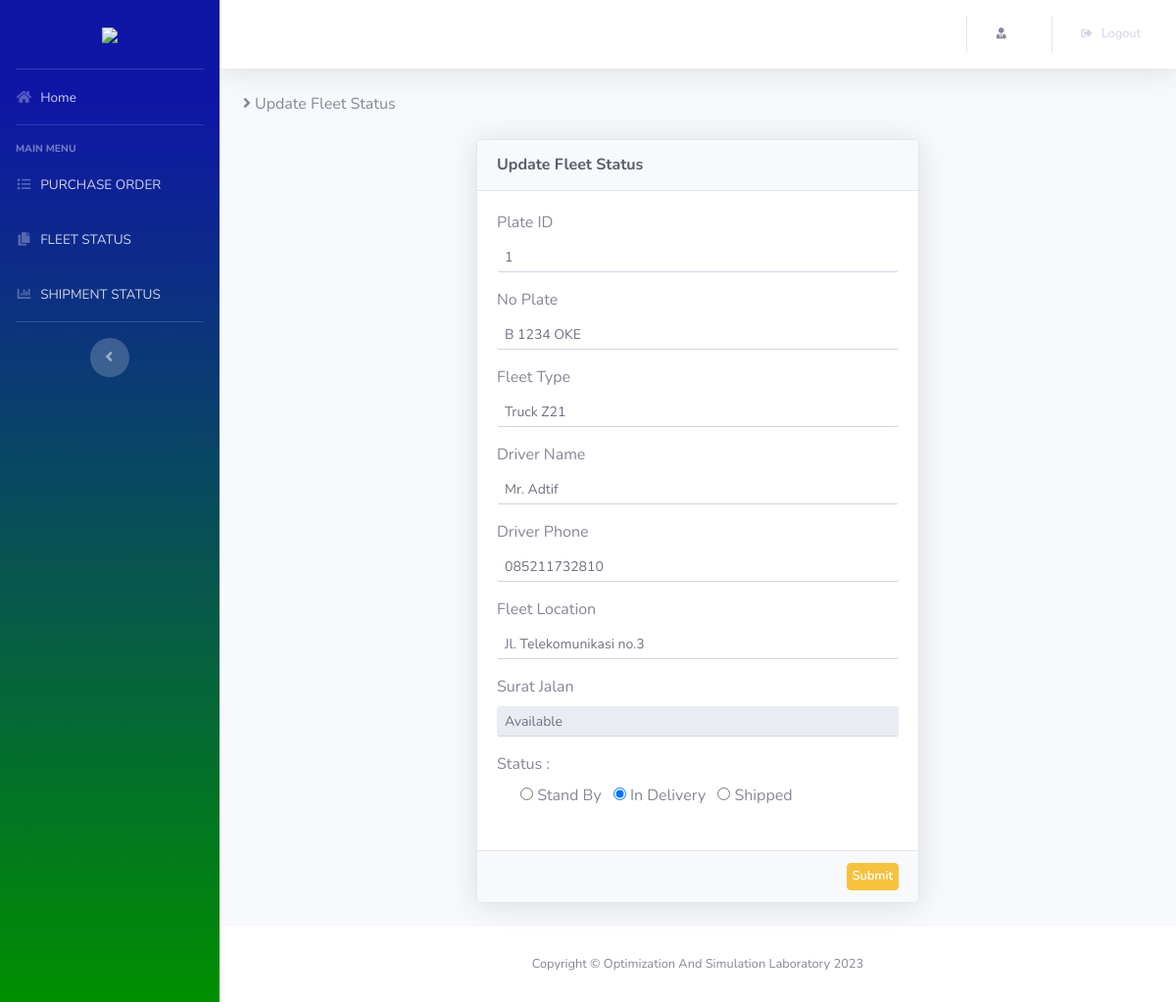
Screenshot of /views/user/transporter/update_fleet_status.php?id=1 with the database file from the repository.
### tables this page shows
CREATE TABLE `fleet_status` (
  `plate_id` int(20) NOT NULL,
  `no_plate` varchar(20) DEFAULT NULL,
  `fleet_type` varchar(25) DEFAULT NULL,
  `driver_name` varchar(30) DEFAULT NULL,
  `driver_phone` varchar(20) DEFAULT NULL,
  `fleet_location` varchar(30) DEFAULT NULL,
  `surat_jalan` varchar(20) DEFAULT NULL,
  `flt_status` varchar(20) DEFAULT NULL
);

### views/user/transporter/update_fleet_status.php (the view, shortened to what this page needs)
<?php
  include 'header.php';
  $plate_id = $_GET['id'];
  $row_od = $dbconnect->query("SELECT * FROM fleet_status WHERE plate_id='$plate_id'");
  $data = $row_od->fetch();
?>
<div class="d-sm-flex align-Orders-center justify-content-between mb-4">
  <span><i class="fa fa-angle-right">&nbsp;</i>Update Fleet Status</span>
</div>
<div class="row justify-content-center">
  <div class="col-lg-6">
    <div class="card shadow mb-4">
		<div class="card-header py-3">
		<h6 class="m-0 font-weight-bold text-dark">Update Fleet Status</h6>
		</div>
		<form method="post" action="../../../system/update_fleet_status.php">
			<div class="card-body">
	            <div class="form-group">
	                <label>Plate ID</label>
	                <input type="text" class="form-control form-control-sm" name="plate_id" value="<?php echo $data['plate_id'] ?>" required>
	            </div>
	            <div class="form-group">
	                <label>No Plate</label>
	                <input type="text" class="form-control form-control-sm" name="no_plate" value="<?php echo $data['no_plate'] ?>" required>
	            </div>
				<div class="form-group">
	            	<label>Fleet Type</label>
	            	<input type="text" class="form-control form-control-sm" name="fleet_type" value="<?php echo $data['fleet_type'] ?>" required>
	        	</div>
	        	<div class="form-group">
	        		<label>Driver Name</label>
	            	<input type="text" class="form-control form-control-sm" name="driver_name" value="<?php echo $data['driver_name'] ?>" required>
	        	</div>
	        	<div class="form-group">
	        		<label>Driver Phone</label>
	            	<input type="text" class="form-control form-control-sm" name="driver_phone" value="<?php echo $data['driver_phone'] ?>" required>
	        	</div>
	        	<div class="form-group">
	        		<label>Fleet Location</label>
	            	<input type="text" class="form-control form-control-sm" name="fleet_location" value="<?php echo $data['fleet_location'] ?>" required>
	        	</div>
	        	<div class="form-group">
	        		<label>Surat Jalan</label>
	            	<input type="text" class="form-control form-control-sm" name="surat_jalan" value="<?php echo $data['surat_jalan'] ?>" readonly>
	        	</div>
	        	<div class="form-group">
            		<label>Status : </label>
                <div class="form-group mx-4">
                    <?php
                    $A = null;
                    $B = null;
				    $C = null;
                    switch ($data['flt_status']) {
                      case 'In Delivery':
                        $B = 'checked';
                      break;
                    } ?>
                    <input type="radio" name="flt_status" value="Stand By" <?php echo $A; ?>>
                    <label class="mr-2">Stand By</label>
                    <input type="radio" name="flt_status" value="In Delivery" <?php echo $B; ?>>
                    <label class="mr-2">In Delivery</label>
					<input type="radio" name="flt_status" value="Shipped" <?php echo $C; ?>>
                    <label class="mr-2">Shipped</label>
                </div>
          </div>
		    </div>
		    <div class="card-footer al-right">
	            <input type="submit" class="btn btn-sm btn-warning" value="Submit">
	        </div>
        </form>
    </div>
  </div>
</div>
<?php include 'footer.php' ?>

### rows the page displays
fleet_status: plate_id "1", no_plate "B 1234 OKE", fleet_type "Truck Z21", driver_name "Mr. Adtif", driver_phone "085211732810", fleet_location "Jl. Telekomunikasi no.3", surat_jalan "Available"
